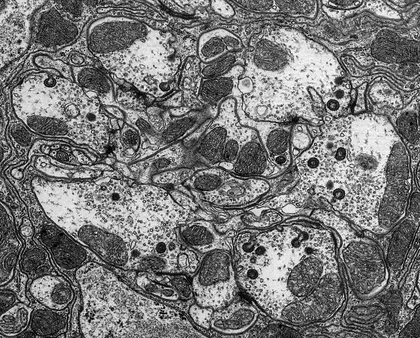
%> input picture janelia/reconstruction_code/test_data/lamina.OTO.003.tif, 420 x 338 px, shrunk from 1090 x 876 before the run
$ octave --eval "result = beckham2d(imread('../test_data/lamina.OTO.003.tif'));"   (GNU Octave 9; MATLAB toolbox functions it lacks are replaced by stand-ins)
%> lines starting %> are read from the running program, lines starting %| are printed output that depends on the picture
function pv = beckham2d(im, ts, invert, areat)
    if nargin < 2,
        ts = 100:200;
    end
    if nargin < 3,
        invert = 1;
    end
    if nargin < 4,
        areat = 0;
    end

    if invert,
        im = 255-im;
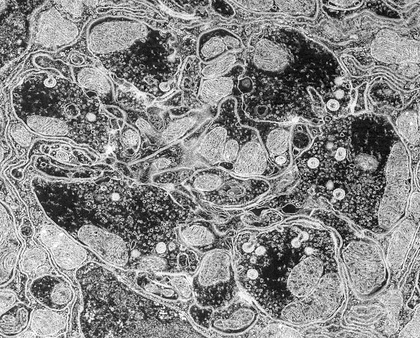
%> im: size 338x420 uint8; min 0, max 255, mean 136.4
    end
    im = im2double(im);
%> im: size 338x420 double
    ws = zeros(size(im), 'uint32');
    for z=1:size(im,3),
        ws(:,:,z) = watershed(im(:,:,z), 4);
    end
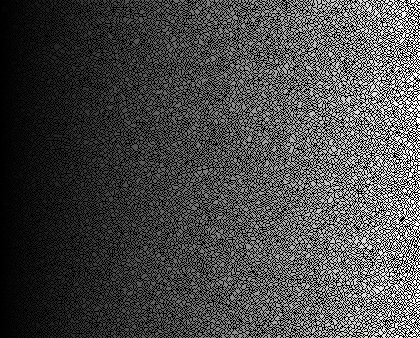
%> ws: size 338x420 uint32; min 0, max 18962, mean 5505.2; drawn with min black and max white
    ws = double(ws);
%> ws: size 338x420 double
    pv = zeros(size(im), 'uint8');
    for t=ts,
        l = zeros(size(im), 'uint8');
        for z=1:size(im,3),
            l(:,:,z) = ~remove_merged_boundaries_2D(uint32( ...
                compute_segmentation_from_superpixels_with_min_area_c( ...
                                    ws(:,:,z), im(:,:,z), t/255, areat)));
        end
        pv(logical(l)) = t;
    end
end
%> (the run ends here)
